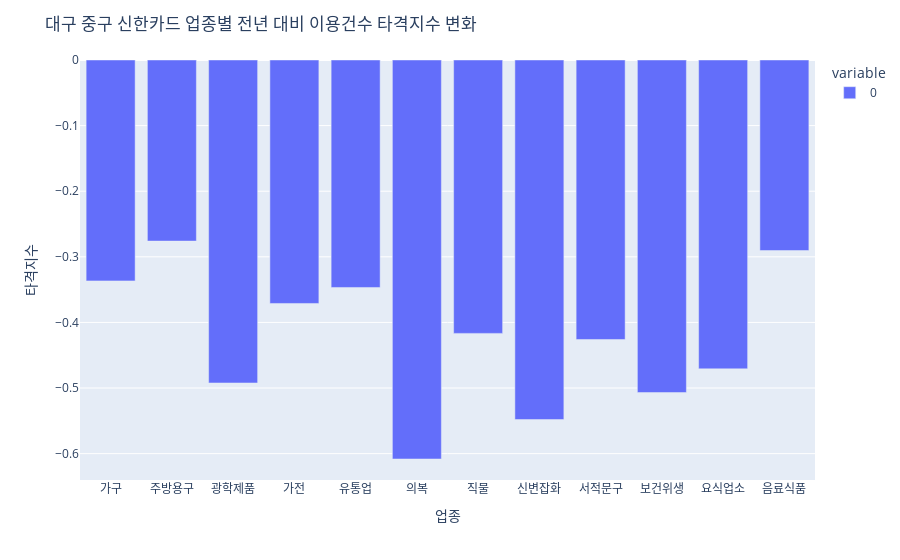
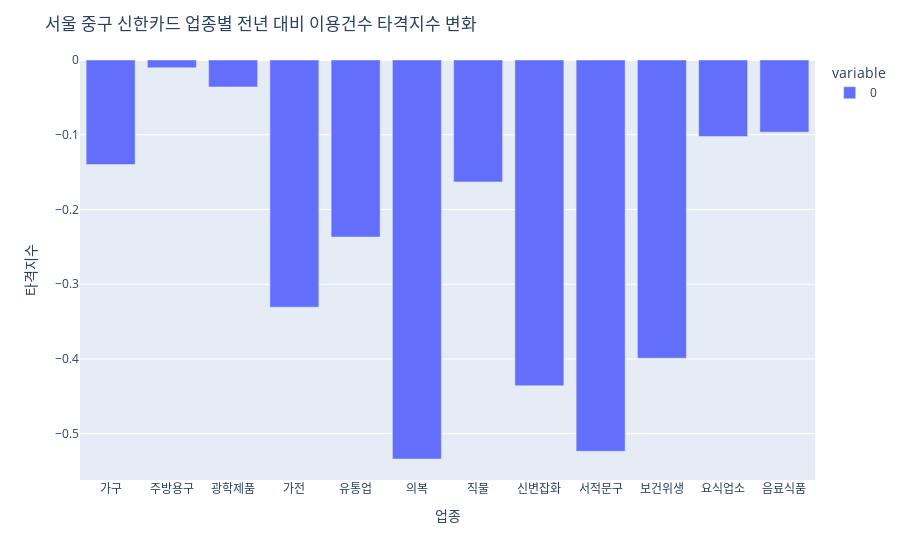
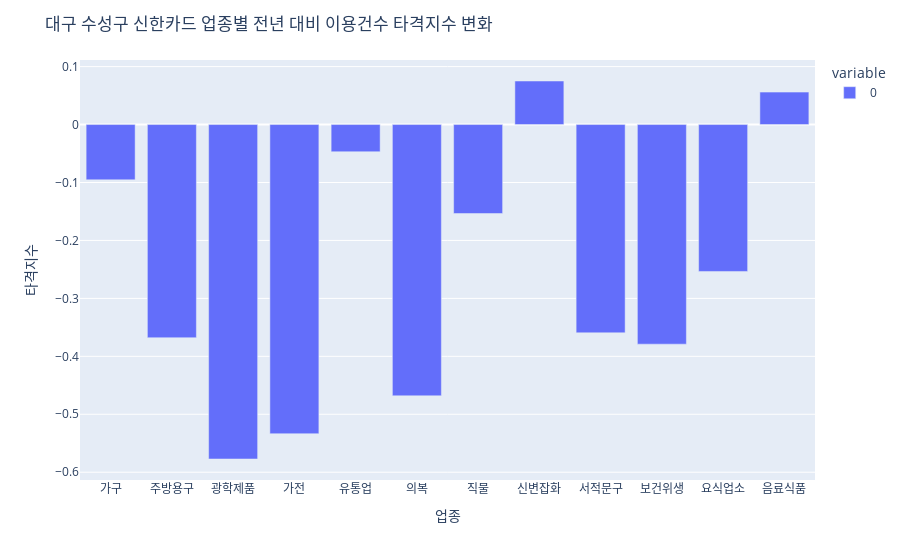
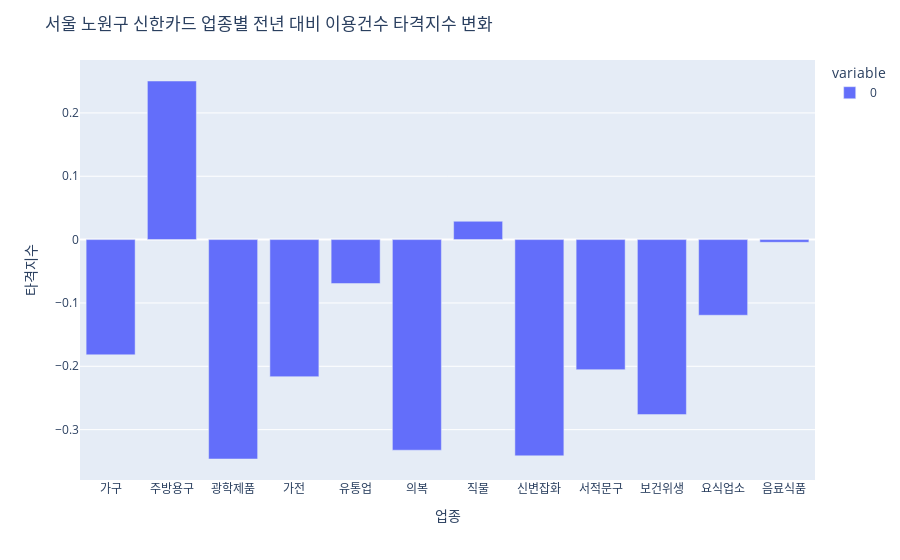

Notebook code for these charts, in order:
### Code cell
for i in range(4):
    geo1=[]
    for j in range(12):
        cnt=[]
        for k in range(2, 6):
            try:
                area_2019=category_2019.loc[(gu[i], cat[j], k)]
                area_2020=category_2020.loc[(gu[i], cat[j], k)]
                print(gu_name[i], category_name[j], k,"월")
                cnt_ratio=(area_2020['USE_CNT']-area_2019['USE_CNT'])/area_2019['USE_CNT']
                cnt_ratio="%.2f" % cnt_ratio
                cnt.append(cnt_ratio)
            except:
                pass
        print(cnt)
        mulScores1 = 1
        for l in range(len(cnt)):
            mulScores1 *= float(cnt[l])+1
        geometricMean1 = pow(mulScores1, 1/len(cnt))-1
        geo1.append(geometricMean1)
    fig1=px.bar(geo1)
    fig1.update_layout(title=dict({"text":gu_name[i]+"신한카드 업종별 전년 대비 이용건수 타격지수 변화"}))
    fig1.update_layout(xaxis=dict({"tickvals":[0,1,2,3,4,5,6,7,8,9,10,11], 
                                 "ticktext":['가구', '주방용구', '광학제품', '가전', '유통업', '의복', '직물', '신변잡화', '서적문구', '보건위생', '요식업소', '음료식품'],
                                 "title":"업종"}))
    fig1.update_layout(yaxis=dict({"title":"타격지수"}))
    fig1.show()

### Figure 1 — Plotly figure (JSON) as saved in the notebook; plotly's stock layout.template omitted (floating-point values rounded to 4 significant figures)
{"data": [{"alignmentgroup": "True", "hovertemplate": "variable=0<br>index=%{x}<br>value=%{y}<extra></extra>", "legendgroup": "0", "marker": {"color": "#636efa"}, "name": "0", "offsetgroup": "0", "orientation": "v", "showlegend": true, "textposition": "auto", "type": "bar", "x": [0, 1, 2, 3, 4, 5, 6, 7, 8, 9, 10, 11], "xaxis": "x", "y": [-0.3367, -0.276, -0.4923, -0.3711, -0.3467, -0.6082, -0.4167, -0.548, -0.426, -0.5069, -0.4708, -0.2904], "yaxis": "y"}], "layout": {"barmode": "relative", "legend": {"title": {"text": "variable"}, "tracegroupgap": 0}, "margin": {"t": 60}, "title": {"text": "대구 중구 신한카드 업종별 전년 대비 이용건수 타격지수 변화"}, "xaxis": {"anchor": "y", "domain": [0, 1], "ticktext": ["가구", "주방용구", "광학제품", "가전", "유통업", "의복", "직물", "신변잡화", "서적문구", "보건위생", "요식업소", "음료식품"], "tickvals": [0, 1, 2, 3, 4, 5, 6, 7, 8, 9, 10, 11], "title": {"text": "업종"}}, "yaxis": {"anchor": "x", "domain": [0, 1], "title": {"text": "타격지수"}}}}

### Figure 2 — Plotly figure (JSON) as saved in the notebook; plotly's stock layout.template omitted (floating-point values rounded to 4 significant figures)
{"data": [{"alignmentgroup": "True", "hovertemplate": "variable=0<br>index=%{x}<br>value=%{y}<extra></extra>", "legendgroup": "0", "marker": {"color": "#636efa"}, "name": "0", "offsetgroup": "0", "orientation": "v", "showlegend": true, "textposition": "auto", "type": "bar", "x": [0, 1, 2, 3, 4, 5, 6, 7, 8, 9, 10, 11], "xaxis": "x", "y": [-0.1398, -0.01037, -0.03602, -0.3307, -0.2369, -0.5339, -0.1631, -0.4358, -0.5235, -0.399, -0.1024, -0.09654], "yaxis": "y"}], "layout": {"barmode": "relative", "legend": {"title": {"text": "variable"}, "tracegroupgap": 0}, "margin": {"t": 60}, "title": {"text": "서울 중구 신한카드 업종별 전년 대비 이용건수 타격지수 변화"}, "xaxis": {"anchor": "y", "domain": [0, 1], "ticktext": ["가구", "주방용구", "광학제품", "가전", "유통업", "의복", "직물", "신변잡화", "서적문구", "보건위생", "요식업소", "음료식품"], "tickvals": [0, 1, 2, 3, 4, 5, 6, 7, 8, 9, 10, 11], "title": {"text": "업종"}}, "yaxis": {"anchor": "x", "domain": [0, 1], "title": {"text": "타격지수"}}}}

### Figure 3 — Plotly figure (JSON) as saved in the notebook; plotly's stock layout.template omitted (floating-point values rounded to 4 significant figures)
{"data": [{"alignmentgroup": "True", "hovertemplate": "variable=0<br>index=%{x}<br>value=%{y}<extra></extra>", "legendgroup": "0", "marker": {"color": "#636efa"}, "name": "0", "offsetgroup": "0", "orientation": "v", "showlegend": true, "textposition": "auto", "type": "bar", "x": [0, 1, 2, 3, 4, 5, 6, 7, 8, 9, 10, 11], "xaxis": "x", "y": [-0.0954, -0.3679, -0.5772, -0.5335, -0.04692, -0.4681, -0.1535, 0.07517, -0.3594, -0.379, -0.2535, 0.056], "yaxis": "y"}], "layout": {"barmode": "relative", "legend": {"title": {"text": "variable"}, "tracegroupgap": 0}, "margin": {"t": 60}, "title": {"text": "대구 수성구 신한카드 업종별 전년 대비 이용건수 타격지수 변화"}, "xaxis": {"anchor": "y", "domain": [0, 1], "ticktext": ["가구", "주방용구", "광학제품", "가전", "유통업", "의복", "직물", "신변잡화", "서적문구", "보건위생", "요식업소", "음료식품"], "tickvals": [0, 1, 2, 3, 4, 5, 6, 7, 8, 9, 10, 11], "title": {"text": "업종"}}, "yaxis": {"anchor": "x", "domain": [0, 1], "title": {"text": "타격지수"}}}}

### Figure 4 — Plotly figure (JSON) as saved in the notebook; plotly's stock layout.template omitted (floating-point values rounded to 4 significant figures)
{"data": [{"alignmentgroup": "True", "hovertemplate": "variable=0<br>index=%{x}<br>value=%{y}<extra></extra>", "legendgroup": "0", "marker": {"color": "#636efa"}, "name": "0", "offsetgroup": "0", "orientation": "v", "showlegend": true, "textposition": "auto", "type": "bar", "x": [0, 1, 2, 3, 4, 5, 6, 7, 8, 9, 10, 11], "xaxis": "x", "y": [-0.1819, 0.2504, -0.3464, -0.2164, -0.06938, -0.3325, 0.02895, -0.3414, -0.2053, -0.2763, -0.1194, -0.00426], "yaxis": "y"}], "layout": {"barmode": "relative", "legend": {"title": {"text": "variable"}, "tracegroupgap": 0}, "margin": {"t": 60}, "title": {"text": "서울 노원구 신한카드 업종별 전년 대비 이용건수 타격지수 변화"}, "xaxis": {"anchor": "y", "domain": [0, 1], "ticktext": ["가구", "주방용구", "광학제품", "가전", "유통업", "의복", "직물", "신변잡화", "서적문구", "보건위생", "요식업소", "음료식품"], "tickvals": [0, 1, 2, 3, 4, 5, 6, 7, 8, 9, 10, 11], "title": {"text": "업종"}}, "yaxis": {"anchor": "x", "domain": [0, 1], "title": {"text": "타격지수"}}}}
